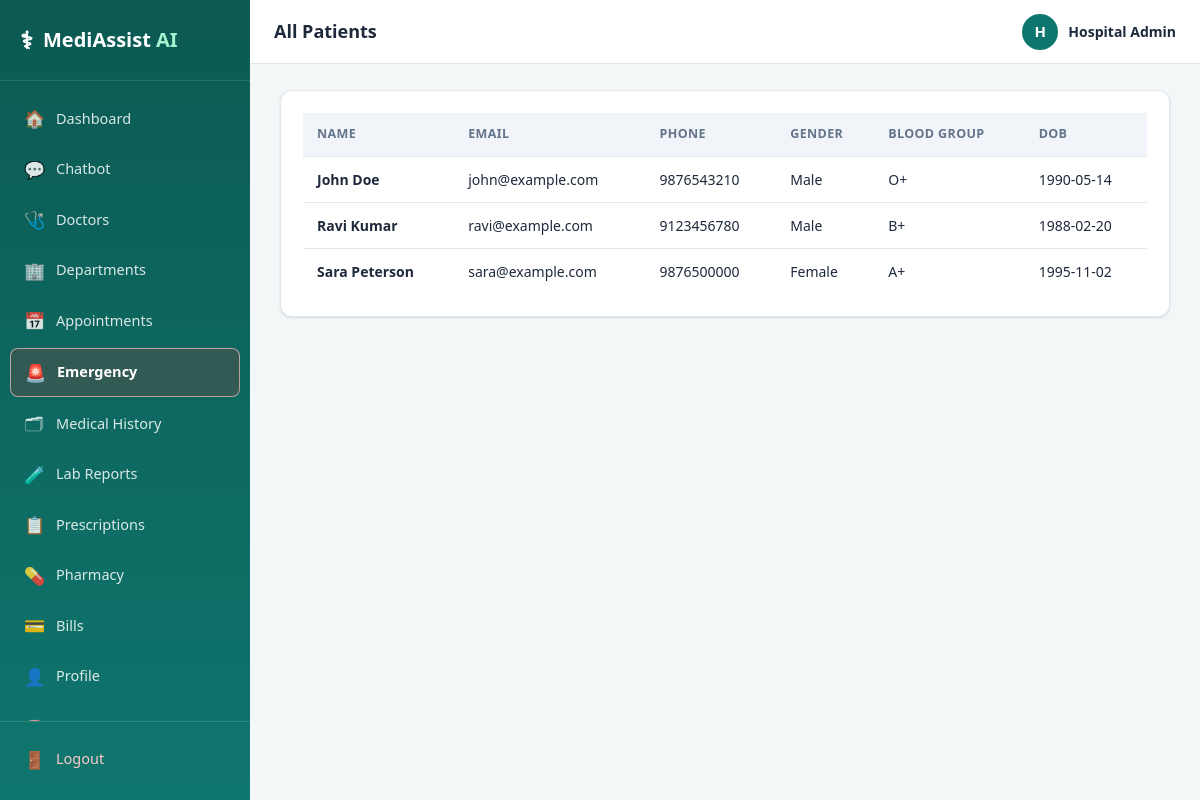
Screenshot of /admin/patients (signed in) with the database file from the repository.
### tables this page shows
CREATE TABLE users (
    user_id         INTEGER PRIMARY KEY AUTOINCREMENT,
    username        TEXT UNIQUE NOT NULL,
    email           TEXT UNIQUE NOT NULL,
    password_hash   TEXT NOT NULL,
    role            TEXT NOT NULL DEFAULT 'patient',   -- patient | admin
    full_name       TEXT NOT NULL,
    phone           TEXT,
    created_at      TIMESTAMP DEFAULT CURRENT_TIMESTAMP,
    is_active       INTEGER DEFAULT 1
);

CREATE TABLE patients (
    patient_id      INTEGER PRIMARY KEY AUTOINCREMENT,
    user_id         INTEGER UNIQUE NOT NULL,
    date_of_birth   TEXT,
    gender          TEXT,
    blood_group     TEXT,
    address         TEXT,
    emergency_contact TEXT,
    FOREIGN KEY (user_id) REFERENCES users(user_id)
);

### routes/admin.py (the view)
@admin_bp.route("/admin/patients")
@admin_required
def patients_list():
    patients = query(
        """SELECT p.*, u.full_name, u.email, u.phone FROM patients p
           JOIN users u ON p.user_id = u.user_id ORDER BY u.full_name""")
    return render_template("admin_patients.html", patients=patients)

### database/db.py (called while the page is built)
def get_connection():
    conn = sqlite3.connect(DB_PATH)
    conn.row_factory = sqlite3.Row
    conn.execute("PRAGMA foreign_keys = ON")
    return conn

def query(sql, params=(), fetchone=False, commit=False):
    conn = get_connection()
    cur = conn.cursor()
    cur.execute(sql, params)
    if commit:
        conn.commit()
        last_id = cur.lastrowid
        conn.close()
        return last_id
    rows = cur.fetchone() if fetchone else cur.fetchall()
    conn.close()
    if rows is None:
        return None
    if fetchone:
        return dict(rows)
    return [dict(r) for r in rows]

### routes/auth.py (called while the page is built)
def admin_required(f):
    @wraps(f)
    def wrapper(*args, **kwargs):
        if "user_id" not in session or session.get("role") != "admin":
            flash("Admin access required.", "danger")
            return redirect(url_for("auth.login"))
        return f(*args, **kwargs)
    return wrapper

def get_current_user():
    if "user_id" not in session:
        return None
    return query("SELECT * FROM users WHERE user_id = ?", (session["user_id"],), fetchone=True)

### templates/admin_patients.html (shortened to what this page needs)
{% extends "base.html" %}
{% block page_title %}All Patients{% endblock %}
{% block content %}
<div class="card">
<div class="table-wrap">
<table class="data-table">
  <thead><tr><th>Name</th><th>Email</th><th>Phone</th><th>Gender</th><th>Blood Group</th><th>DOB</th></tr></thead>
  <tbody>
  {% for p in patients %}
    <tr>
      <td><b>{{ p.full_name }}</b></td>
      <td>{{ p.email }}</td>
      <td>{{ p.phone or '—' }}</td>
      <td>{{ p.gender or '—' }}</td>
      <td>{{ p.blood_group or '—' }}</td>
      <td>{{ p.date_of_birth or '—' }}</td>
    </tr>
  {% else %}
    <tr><td colspan="6" class="empty-state">No patients registered yet.</td></tr>
  {% endfor %}
  </tbody>
</table>
</div>
</div>
{% endblock %}

### templates/base.html (shortened to what this page needs)
<!DOCTYPE html>
<html lang="en">
<head>
<link rel="stylesheet" href="{{ url_for('static', filename='css/style.css') }}">
</head>
<body>
<div class="app-shell">
  <aside class="sidebar" id="sidebar">
    <div class="sidebar-brand">
      <span class="brand-icon">⚕</span>
      <span class="brand-text">MediAssist <b>AI</b></span>
    </div>
    <nav class="sidebar-nav">
      <a href="{{ url_for('main.dashboard') }}" class="nav-item {{ 'active' if request.endpoint=='main.dashboard' }}"><span>🏠</span> Dashboard</a>
      <a href="{{ url_for('chatbot.chatbot_page') }}" class="nav-item {{ 'active' if request.endpoint=='chatbot.chatbot_page' }}"><span>💬</span> Chatbot</a>
      <a href="{{ url_for('doctors.list_doctors') }}" class="nav-item {{ 'active' if request.endpoint=='doctors.list_doctors' }}"><span>🩺</span> Doctors</a>
      <a href="{{ url_for('departments.list_departments') }}" class="nav-item {{ 'active' if request.endpoint=='departments.list_departments' }}"><span>🏢</span> Departments</a>
      <a href="{{ url_for('appointments.list_appointments') }}" class="nav-item {{ 'active' if request.endpoint=='appointments.list_appointments' }}"><span>📅</span> Appointments</a>
      <a href="{{ url_for('main.emergency_page') }}" class="nav-item {{ 'active' if request.endpoint=='main.emergency_page' }} emergency-nav"><span>🚨</span> Emergency</a>
      <a href="{{ url_for('patient.medical_history') }}" class="nav-item {{ 'active' if request.endpoint=='patient.medical_history' }}"><span>🗂</span> Medical History</a>
      <a href="{{ url_for('lab.lab_reports') }}" class="nav-item {{ 'active' if request.endpoint=='lab.lab_reports' }}"><span>🧪</span> Lab Reports</a>
      <a href="{{ url_for('pharmacy.prescriptions_page') }}" class="nav-item {{ 'active' if request.endpoint=='pharmacy.prescriptions_page' }}"><span>📋</span> Prescriptions</a>
      <a href="{{ url_for('pharmacy.pharmacy_page') }}" class="nav-item {{ 'active' if request.endpoint=='pharmacy.pharmacy_page' }}"><span>💊</span> Pharmacy</a>
      <a href="{{ url_for('billing.bills_page') }}" class="nav-item {{ 'active' if request.endpoint=='billing.bills_page' }}"><span>💳</span> Bills</a>
      <a href="{{ url_for('patient.profile') }}" class="nav-item {{ 'active' if request.endpoint=='patient.profile' }}"><span>👤</span> Profile</a>
      <a href="{{ url_for('nlp_demo.nlp_demo_page') }}" class="nav-item {{ 'active' if request.endpoint=='nlp_demo.nlp_demo_page' }}"><span>🧠</span> NLP Demo</a>
    </nav>
    <div class="sidebar-footer">
      <a href="{{ url_for('auth.logout') }}" class="nav-item logout"><span>🚪</span> Logout</a>
    </div>
  </aside>
  <div class="main-area">
    <header class="topbar">
      <div class="topbar-title">{% block page_title %}Dashboard{% endblock %}</div>
      <div class="topbar-user">
        {% if current_user %}
        <span class="user-avatar">{{ current_user.full_name[0] | upper }}</span>
        <span class="user-name">{{ current_user.full_name }}</span>
        {% endif %}
      </div>
    </header>
    <main class="content">
      {% block content %}{% endblock %}
    </main>
  </div>
</div>
</body>
</html>

### static/css/style.css (style rules this page uses)
:root { --primary: #0f766e; --primary-dark: #0b5a53; --primary-light: #14b8a6; --accent: #2563eb; --danger: #dc2626; --danger-light: #fee2e2; --warning: #d97706; --warning-light: #fef3c7; --success: #16a34a; --success-light: #dcfce7; --info-light: #dbeafe; --bg: #f4f7f8; --surface: #ffffff; --border: #e2e8f0; --text: #1e293b; --text-muted: #64748b; --text-light: #94a3b8; --radius: 12px; --radius-sm: 8px; --shadow: 0 1px 3px rgba(15, 23, 42, 0.08), 0 1px 2px rgba(15, 23, 42, 0.06); --shadow-md: 0 4px 12px rgba(15, 23, 42, 0.08); --sidebar-w: 250px; font-size: 15px; }
* { box-sizing: border-box; }
html, body { height: 100%; }
body { margin: 0; font-family: 'Segoe UI', -apple-system, BlinkMacSystemFont, Roboto, Helvetica, Arial, sans-serif; background: var(--bg); color: var(--text); line-height: 1.5; }
a { text-decoration: none; color: inherit; }
.app-shell { display: flex; min-height: 100vh; }
.sidebar { width: var(--sidebar-w); background: linear-gradient(180deg, #0b5a53 0%, #0f766e 100%); color: #fff; display: flex; flex-direction: column; position: fixed; top: 0; left: 0; bottom: 0; z-index: 100; transition: transform 0.25s ease; }
.sidebar-brand { display: flex; align-items: center; gap: 10px; padding: 22px 20px; font-size: 20px; font-weight: 800; border-bottom: 1px solid rgba(255,255,255,0.12); }
.brand-icon { font-size: 24px; }
.brand-text b { font-weight: 900; color: #a7f3d0; }
.sidebar-nav { flex: 1; overflow-y: auto; padding: 14px 10px; }
.nav-item { display: flex; align-items: center; gap: 12px; padding: 11px 14px; margin-bottom: 3px; border-radius: var(--radius-sm); color: rgba(255,255,255,0.85); font-size: 14.5px; font-weight: 500; transition: background 0.15s ease, color 0.15s ease; }
.nav-item span { font-size: 17px; width: 20px; text-align: center; }
.sidebar-footer { padding: 14px 10px; border-top: 1px solid rgba(255,255,255,0.12); }
.nav-item.logout { color: #fecaca; }
.nav-item.emergency-nav { background: rgba(220,38,38,0.18); border: 1px solid rgba(254,202,202,0.65); color: #fff; font-weight: 800; }
.main-area { flex: 1; margin-left: var(--sidebar-w); display: flex; flex-direction: column; min-height: 100vh; }
.topbar { height: 64px; background: var(--surface); border-bottom: 1px solid var(--border); display: flex; align-items: center; padding: 0 24px; gap: 16px; position: sticky; top: 0; z-index: 50; }
.topbar-title { font-size: 18px; font-weight: 700; flex: 1; }
.topbar-user { display: flex; align-items: center; gap: 10px; }
.user-avatar { width: 36px; height: 36px; border-radius: 50%; background: var(--primary); color: #fff; display: flex; align-items: center; justify-content: center; font-weight: 700; font-size: 15px; }
.user-name { font-weight: 600; font-size: 14px; color: var(--text); }
.content { padding: 26px 30px 50px; max-width: 1300px; width: 100%; margin: 0 auto; }
.card { background: var(--surface); border-radius: var(--radius); box-shadow: var(--shadow); padding: 22px; border: 1px solid var(--border); }
.table-wrap { overflow-x: auto; }
table.data-table { width: 100%; border-collapse: collapse; font-size: 14px; }
.data-table th { text-align: left; padding: 12px 14px; background: #f1f5f9; color: var(--text-muted); font-weight: 700; font-size: 12.5px; text-transform: uppercase; letter-spacing: 0.03em; border-bottom: 1px solid var(--border); }
.data-table td { padding: 12px 14px; border-bottom: 1px solid var(--border); vertical-align: middle; }
.data-table tr:last-child td { border-bottom: none; }

### rows the page displays
users: full_name "H", full_name "Hospital Admin"
patients: full_name "John Doe", email "john@example.com", phone "9876543210", gender "Male", blood_group "O+", date_of_birth "1990-05-14"
patients: full_name "Ravi Kumar", email "ravi@example.com", phone "9123456780", gender "Male", blood_group "B+", date_of_birth "1988-02-20"
patients: full_name "Sara Peterson", email "sara@example.com", phone "9876500000", gender "Female", blood_group "A+", date_of_birth "1995-11-02"
